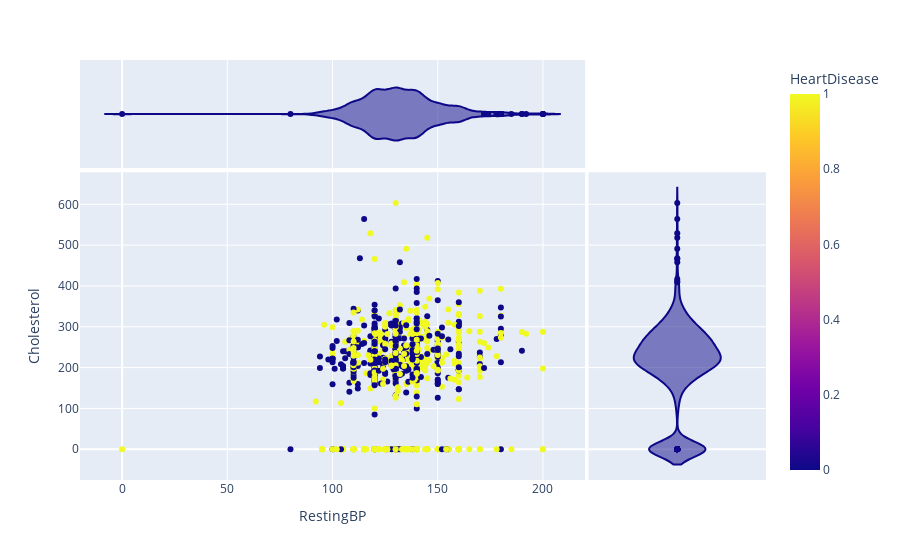

The code cell stored with this chart in its notebook:
### Markdown cell above
note : 
1. HeartDisease :
    <ul>
    <li>TA : tidak terdapat outlier</li>
    <li>ASY : tidak terdapat outlier</li>
    <li>NAP : tidak terdapat outlier</li>
    <li>ATA : terdapat outlier pada atas dan bawah batasan</li>
    </ul>
    <br>
2. HeartDisease 0:
    <ul>
    <li>TA : tidak terdapat outlier</li>
    <li>ASY : terdapat outlier pada atas dan bawah batasan</li>
    <li>NAP : terdapat outlier pada atas dan bawah batasan</li>
    <li>ATA : terdapat outlier pada atas dan bawah batasan</li>
    </ul>

### Code cell
px.scatter(df, x='RestingBP', y='Cholesterol', color='HeartDisease', marginal_y='violin', marginal_x='violin')

### Figure 1 — Plotly figure (JSON) as saved in the notebook; plotly's stock layout.template omitted (floating-point values rounded to 4 significant figures; data arrays with more than 128 entries replaced by an {"elided": "..."} marker saying what was removed)
{"data": [{"hovertemplate": "RestingBP=%{x}<br>Cholesterol=%{y}<br>HeartDisease=%{marker.color}<extra></extra>", "legendgroup": "", "marker": {"color": {"elided": "918 int values"}, "coloraxis": "coloraxis", "symbol": "circle"}, "mode": "markers", "name": "", "orientation": "v", "showlegend": false, "type": "scatter", "x": {"elided": "918 int values"}, "xaxis": "x", "y": {"elided": "918 int values"}, "yaxis": "y"}, {"alignmentgroup": "True", "hovertemplate": "RestingBP=%{x}<extra></extra>", "legendgroup": "", "marker": {"color": "#0d0887", "symbol": "circle"}, "name": "", "offsetgroup": "", "scalegroup": "x", "showlegend": false, "type": "violin", "x": {"elided": "918 int values"}, "xaxis": "x3", "yaxis": "y3"}, {"alignmentgroup": "True", "hovertemplate": "Cholesterol=%{y}<extra></extra>", "legendgroup": "", "marker": {"color": "#0d0887", "symbol": "circle"}, "name": "", "offsetgroup": "", "scalegroup": "y", "showlegend": false, "type": "violin", "xaxis": "x2", "y": {"elided": "918 int values"}, "yaxis": "y2"}], "layout": {"coloraxis": {"colorbar": {"title": {"text": "HeartDisease"}}, "colorscale": [[0, "#0d0887"], [0.1111, "#46039f"], [0.2222, "#7201a8"], [0.3333, "#9c179e"], [0.4444, "#bd3786"], [0.5556, "#d8576b"], [0.6667, "#ed7953"], [0.7778, "#fb9f3a"], [0.8889, "#fdca26"], [1, "#f0f921"]]}, "legend": {"tracegroupgap": 0}, "margin": {"t": 60}, "xaxis": {"anchor": "y", "domain": [0, 0.7363], "title": {"text": "RestingBP"}}, "xaxis2": {"anchor": "y2", "domain": [0.7413, 1], "matches": "x2", "showgrid": false, "showline": false, "showticklabels": false, "ticks": ""}, "xaxis3": {"anchor": "y3", "domain": [0, 0.7363], "matches": "x", "showgrid": true, "showticklabels": false}, "xaxis4": {"anchor": "y4", "domain": [0.7413, 1], "matches": "x2", "showgrid": false, "showline": false, "showticklabels": false, "ticks": ""}, "yaxis": {"anchor": "x", "domain": [0, 0.7326], "title": {"text": "Cholesterol"}}, "yaxis2": {"anchor": "x2", "domain": [0, 0.7326], "matches": "y", "showgrid": true, "showticklabels": false}, "yaxis3": {"anchor": "x3", "domain": [0.7426, 1], "matches": "y3", "showgrid": false, "showline": false, "showticklabels": false, "ticks": ""}, "yaxis4": {"anchor": "x4", "domain": [0.7426, 1], "matches": "y3", "showgrid": true, "showline": false, "showticklabels": false, "ticks": ""}}}
